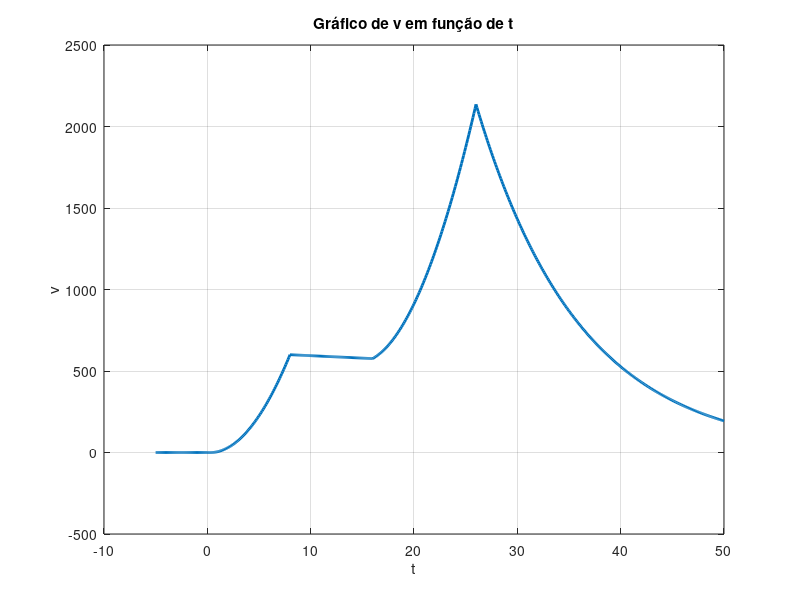

Write MATLAB code to recreate this figure.
function vel                    % Criação da função velocidade

tvetor = -5:0.1:50;             % Criando um vetor do intervalo de t, que é entre -5 e 50

v = zeros(size(tvetor));        % Tornando a variavel de velocidade um vetor com o mesmo tamanho que o t

for n = 1:length(tvetor)        % Pega o ultimo valor do vetor para o for
    t = tvetor(n);
    if t >= 0 && t <= 8             % Uso do laço if para calcular de acordo com o valor do t
        v(n) = 10*t.^2 - 5*t;
    elseif t >= 8 && t <= 16
        v(n) = 624-3*t;
    elseif t >= 16 && t <= 26
        v(n) = 36*t + 12*(t-16).^2;
    elseif t > 26
        v(n) = 2136*exp(-0.1*(t-26));
    else
        v(n) = 0;

    end
end
  
    figure;                                 % Plotagem da variavel v em função do t
    plot(tvetor, v, 'LineWidth', 2);        % De acordo com os calculos feito nos laços
    title('Gráfico de v em função de t');
    xlabel('t');
    ylabel('v');
    grid on;
end